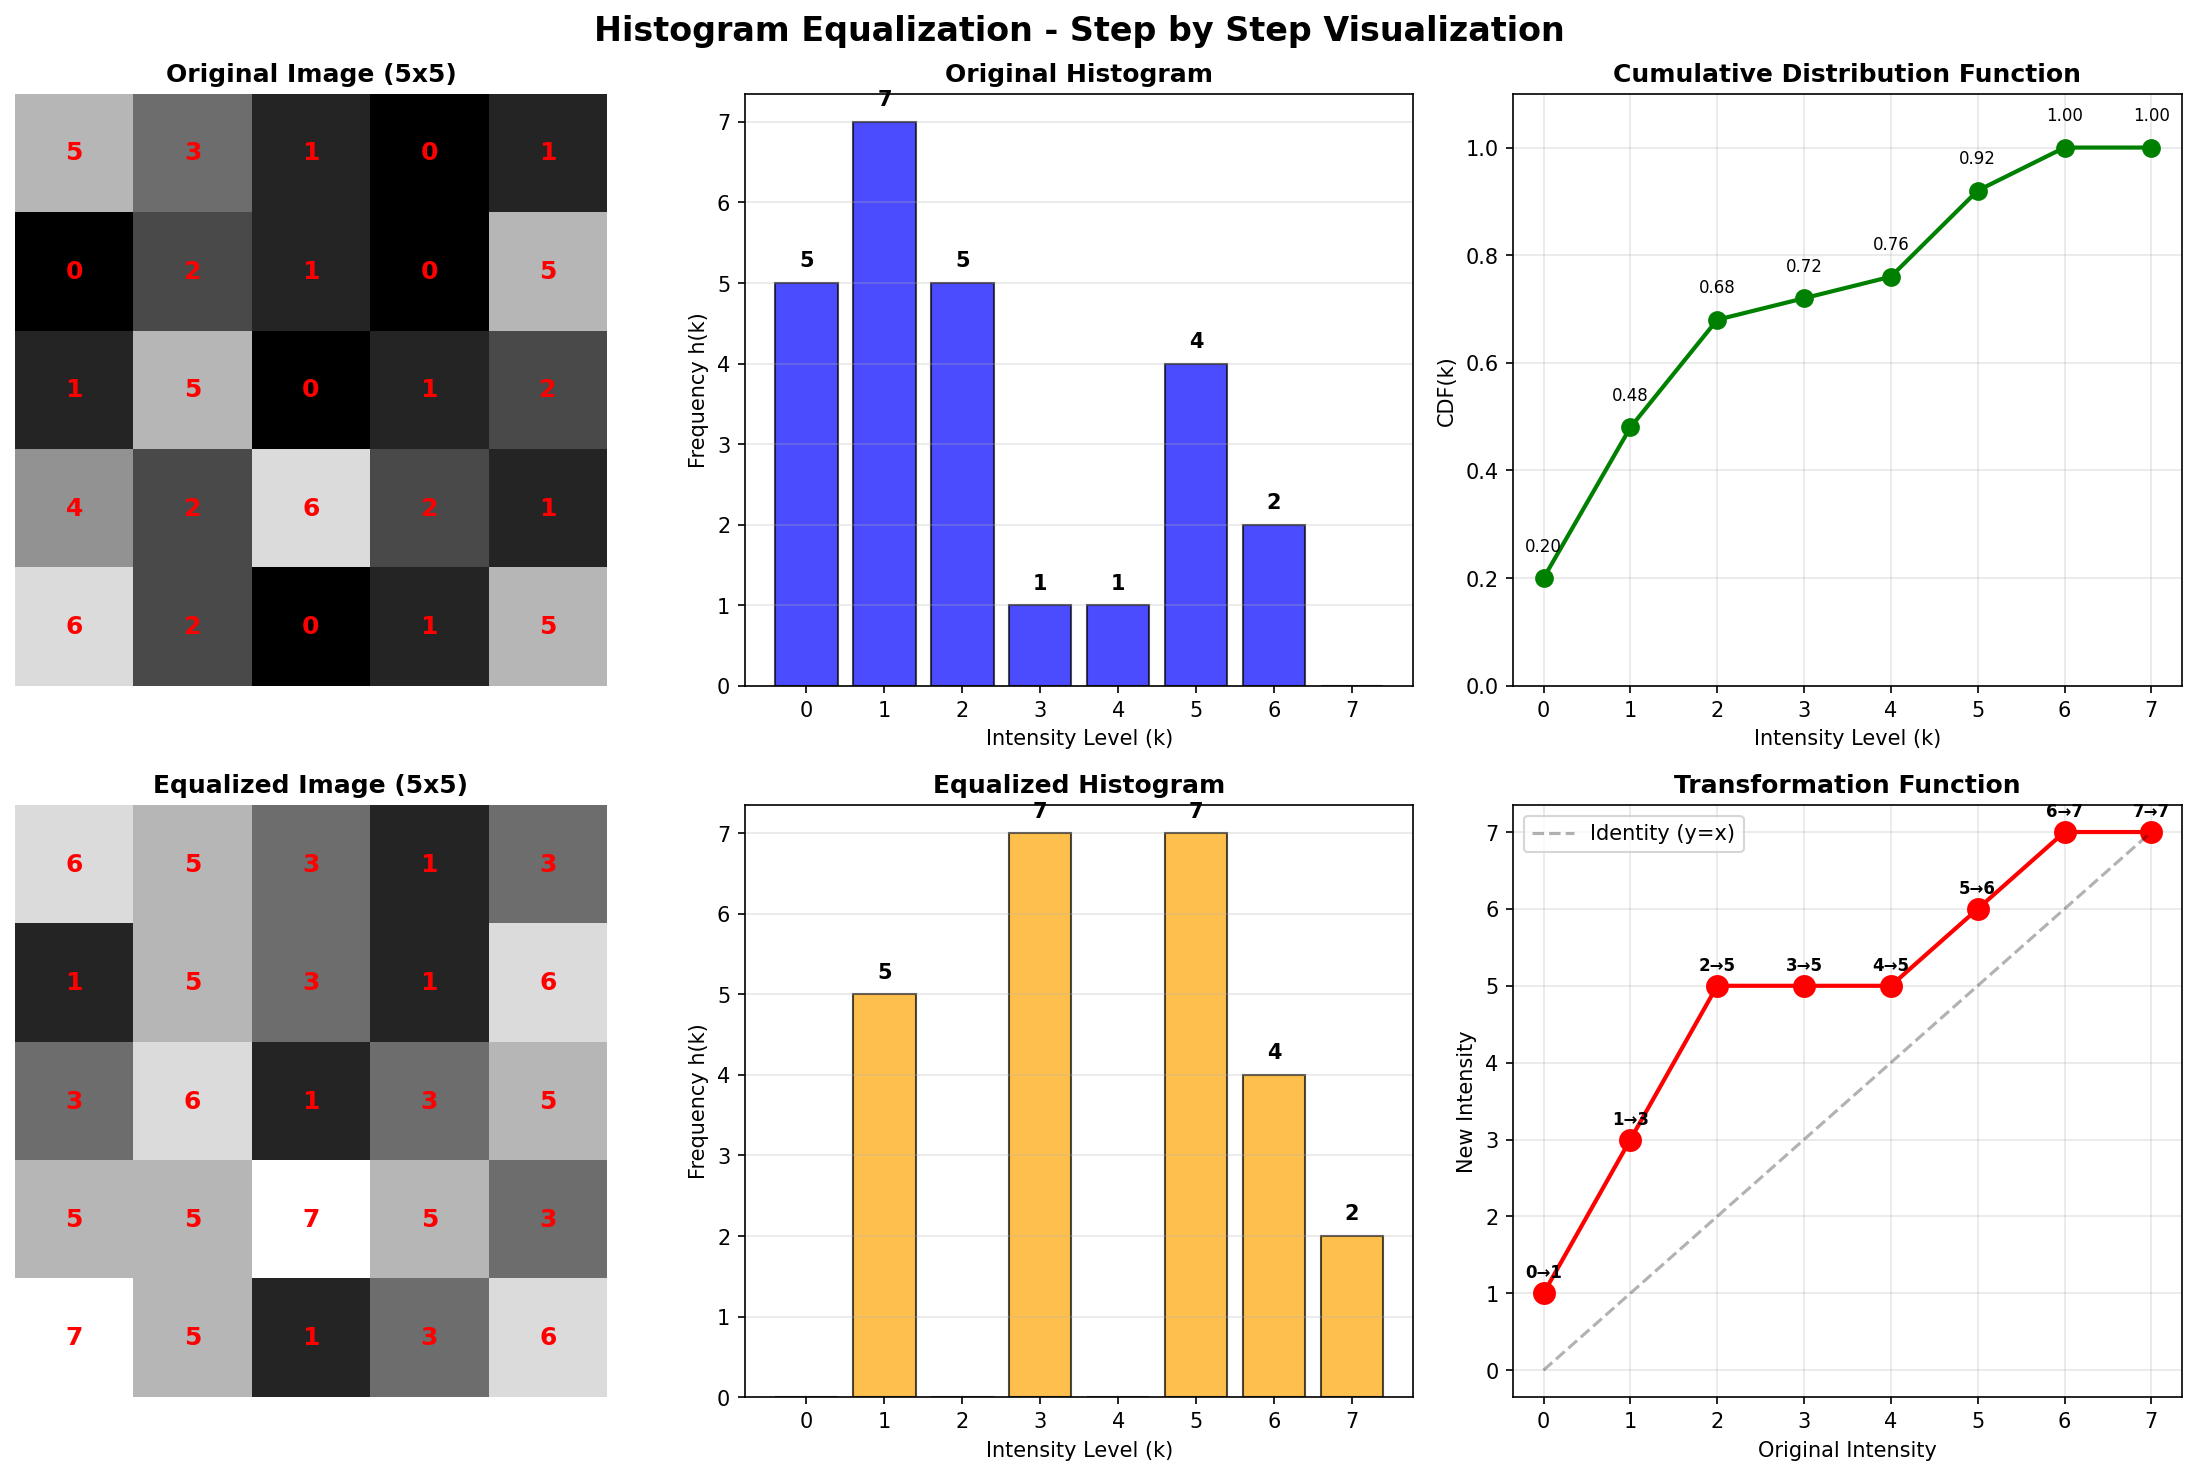

This figure's Python source:
#!/usr/bin/env python3

import numpy as np
import matplotlib.pyplot as plt
from matplotlib import rcParams

rcParams['font.family'] = 'sans-serif'

original_data = [5,3,1,0,1,0,2,1,0,5,1,5,0,1,2,4,2,6,2,1,6,2,0,1,5]
image_size = 5
bit_depth = 3
L = 2**bit_depth

print("="*80)
print("HISTOGRAM EQUALIZATION - ขั้นตอนการคำนวณ")
print("="*80)
print(f"\nข้อมูลเริ่มต้น:")
print(f"- ขนาดภาพ: {image_size}x{image_size} = {image_size**2} pixels")
print(f"- Bit depth: {bit_depth} bits")
print(f"- Gray levels: 0 ถึง {L-1}")
print(f"\nค่า pixel ต้นฉบับ:")
print(original_data)

original_image = np.array(original_data).reshape(image_size, image_size)
print(f"\nรูปภาพ 5x5:")
print(original_image)

print("\n" + "="*80)
print("STEP 1: สร้าง Histogram (นับความถี่ของแต่ละระดับความเข้ม)")
print("="*80)

histogram = np.zeros(L, dtype=int)
for pixel_value in original_data:
    histogram[pixel_value] += 1

print("\nความถี่ของแต่ละระดับ:")
print(f"{'Intensity (k)':<15} {'Frequency h(k)':<20} {'Pixels'}")
print("-" * 80)
total_check = 0
for k in range(L):
    positions = [i for i, v in enumerate(original_data) if v == k]
    if histogram[k] > 0:
        print(f"{k:<15} {histogram[k]:<20} {positions}")
    else:
        print(f"{k:<15} {histogram[k]:<20} -")
    total_check += histogram[k]

print(f"\nTotal pixels: {total_check}")

print("\n" + "="*80)
print("STEP 2: คำนวณ Probability P(k) = h(k) / (MxN)")
print("="*80)

n_pixels = image_size ** 2
probability = histogram / n_pixels

print(f"\n{'Intensity (k)':<15} {'h(k)':<15} {'P(k) = h(k)/{n_pixels}':<25} {'P(k) decimal'}")
print("-" * 80)
for k in range(L):
    print(f"{k:<15} {histogram[k]:<15} {histogram[k]}/{n_pixels:<20} {probability[k]:.4f}")

print("\n" + "="*80)
print("STEP 3: คำนวณ CDF (Cumulative Distribution Function)")
print("="*80)

cdf = np.cumsum(probability)

print(f"\n{'Intensity (k)':<15} {'P(k)':<15} {'CDF(k) = Σ P(i) for i=0 to k':<40} {'CDF decimal'}")
print("-" * 80)
for k in range(L):
    cdf_formula = " + ".join([f"{probability[i]:.4f}" for i in range(k+1) if probability[i] > 0])
    if not cdf_formula:
        cdf_formula = "0"
    print(f"{k:<15} {probability[k]:<15.4f} {cdf_formula:<40} {cdf[k]:.4f}")

print("\n" + "="*80)
print("STEP 4: คำนวณค่าใหม่ด้วยสูตร: new(k) = round((L-1) × CDF(k))")
print(f"        โดย L = {L}, ดังนั้น (L-1) = {L-1}")
print("="*80)

new_values = np.round((L - 1) * cdf).astype(int)

print(f"\n{'Old Intensity':<20} {'CDF(k)':<15} {'(L-1) × CDF(k)':<25} {'New Intensity (rounded)'}")
print("-" * 80)
for k in range(L):
    calculation = (L - 1) * cdf[k]
    print(f"{k:<20} {cdf[k]:<15.4f} {L-1} × {cdf[k]:.4f} = {calculation:<10.2f} {new_values[k]}")

print("\n" + "="*80)
print("ตาราง Mapping (Old → New):")
print("="*80)
print(f"{'Old Intensity':<20} {'→':<5} {'New Intensity'}")
print("-" * 50)
for k in range(L):
    if histogram[k] > 0:
        print(f"{k:<20} → {new_values[k]}")

print("\n" + "="*80)
print("STEP 5: นำ mapping ไปใช้กับภาพต้นฉบับ")
print("="*80)

equalized_data = [new_values[pixel] for pixel in original_data]
equalized_image = np.array(equalized_data).reshape(image_size, image_size)

print("\nการแปลงแต่ละ pixel:")
print(f"{'Position':<12} {'Original':<12} {'→':<5} {'Equalized'}")
print("-" * 50)
for i, (orig, eq) in enumerate(zip(original_data, equalized_data)):
    row, col = i // image_size, i % image_size
    print(f"({row},{col}){'':<5} {orig:<12} → {eq}")

print("\n" + "="*80)
print("ผลลัพธ์สุดท้าย:")
print("="*80)

print("\nภาพต้นฉบับ (5x5):")
print(original_image)

print("\nภาพหลัง Histogram Equalization (5x5):")
print(equalized_image)

print("\nค่า pixel แบบ array:")
print(f"Original:   {original_data}")
print(f"Equalized:  {equalized_data}")

fig, axes = plt.subplots(2, 3, figsize=(15, 10))
fig.suptitle('Histogram Equalization - Step by Step Visualization', fontsize=16, fontweight='bold')

axes[0, 0].imshow(original_image, cmap='gray', vmin=0, vmax=L-1)
axes[0, 0].set_title('Original Image (5x5)', fontweight='bold')
axes[0, 0].axis('off')
for i in range(image_size):
    for j in range(image_size):
        axes[0, 0].text(j, i, str(original_image[i, j]),
                       ha="center", va="center", color="red", fontsize=12, fontweight='bold')

axes[0, 1].bar(range(L), histogram, color='blue', alpha=0.7, edgecolor='black')
axes[0, 1].set_xlabel('Intensity Level (k)')
axes[0, 1].set_ylabel('Frequency h(k)')
axes[0, 1].set_title('Original Histogram', fontweight='bold')
axes[0, 1].set_xticks(range(L))
axes[0, 1].grid(axis='y', alpha=0.3)
for i, v in enumerate(histogram):
    if v > 0:
        axes[0, 1].text(i, v + 0.2, str(v), ha='center', fontweight='bold')

axes[0, 2].plot(range(L), cdf, marker='o', linewidth=2, markersize=8, color='green')
axes[0, 2].set_xlabel('Intensity Level (k)')
axes[0, 2].set_ylabel('CDF(k)')
axes[0, 2].set_title('Cumulative Distribution Function', fontweight='bold')
axes[0, 2].set_xticks(range(L))
axes[0, 2].grid(True, alpha=0.3)
axes[0, 2].set_ylim([0, 1.1])
for i, v in enumerate(cdf):
    axes[0, 2].text(i, v + 0.05, f'{v:.2f}', ha='center', fontsize=8)

axes[1, 0].imshow(equalized_image, cmap='gray', vmin=0, vmax=L-1)
axes[1, 0].set_title('Equalized Image (5x5)', fontweight='bold')
axes[1, 0].axis('off')
for i in range(image_size):
    for j in range(image_size):
        axes[1, 0].text(j, i, str(equalized_image[i, j]),
                       ha="center", va="center", color="red", fontsize=12, fontweight='bold')

equalized_histogram = np.zeros(L, dtype=int)
for pixel_value in equalized_data:
    equalized_histogram[pixel_value] += 1

axes[1, 1].bar(range(L), equalized_histogram, color='orange', alpha=0.7, edgecolor='black')
axes[1, 1].set_xlabel('Intensity Level (k)')
axes[1, 1].set_ylabel('Frequency h(k)')
axes[1, 1].set_title('Equalized Histogram', fontweight='bold')
axes[1, 1].set_xticks(range(L))
axes[1, 1].grid(axis='y', alpha=0.3)
for i, v in enumerate(equalized_histogram):
    if v > 0:
        axes[1, 1].text(i, v + 0.2, str(v), ha='center', fontweight='bold')

axes[1, 2].plot(range(L), new_values, marker='o', linewidth=2, markersize=10, color='red')
axes[1, 2].plot([0, L-1], [0, L-1], 'k--', alpha=0.3, label='Identity (y=x)')
axes[1, 2].set_xlabel('Original Intensity')
axes[1, 2].set_ylabel('New Intensity')
axes[1, 2].set_title('Transformation Function', fontweight='bold')
axes[1, 2].set_xticks(range(L))
axes[1, 2].set_yticks(range(L))
axes[1, 2].grid(True, alpha=0.3)
axes[1, 2].legend()
for i, v in enumerate(new_values):
    axes[1, 2].text(i, v + 0.2, f'{i}→{v}', ha='center', fontsize=8, fontweight='bold')

plt.tight_layout()
plt.savefig('output/task3_histogram_equalization.png', dpi=150, bbox_inches='tight')
print("\n📊 บันทึกกราฟ: output/task3_histogram_equalization.png")

print("\n" + "="*80)
print("สรุปผลการเปรียบเทียบ")
print("="*80)
print(f"\nOriginal image statistics:")
print(f"  Min: {original_image.min()}, Max: {original_image.max()}, Mean: {original_image.mean():.2f}, Std: {original_image.std():.2f}")
print(f"\nEqualized image statistics:")
print(f"  Min: {equalized_image.min()}, Max: {equalized_image.max()}, Mean: {equalized_image.mean():.2f}, Std: {equalized_image.std():.2f}")

print("\n" + "="*80)
print("✅ Histogram Equalization เสร็จสมบูรณ์!")
print("="*80)

plt.show()
